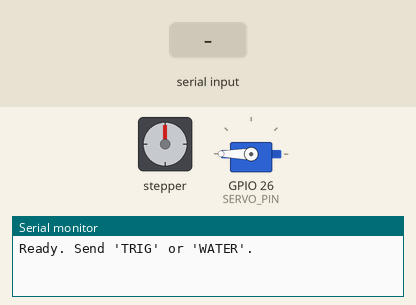
This sketch was run on a simulated ESP32. Shown: stepper motor, servo, the last lines printed to the serial monitor. Wiring (inferred from the names in the program): stepper motor (2048 steps per turn assumed): coils GPIO 19, GPIO 18, GPIO 5, GPIO 17. Inputs (shaded band) come from the test bench.

Above: at 1.2 s.
1.3 s: "TRIG\n" received over Serial
At 3.8 s:
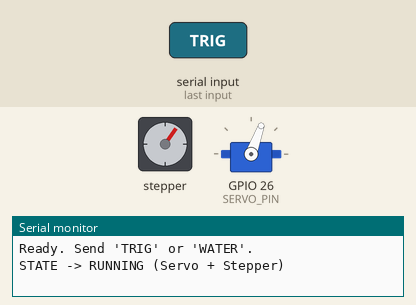
4.3 s: "DONE\n" received over Serial
At 7.0 s:
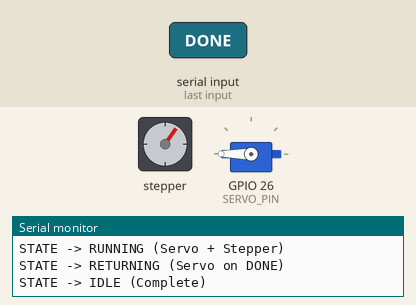
7.3 s: "TRIG\n" received over Serial
At 9.5 s:
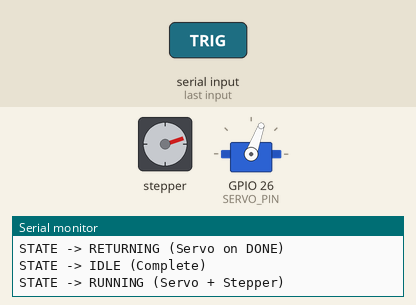
10.3 s: "DONE\n" received over Serial
At 13.1 s:
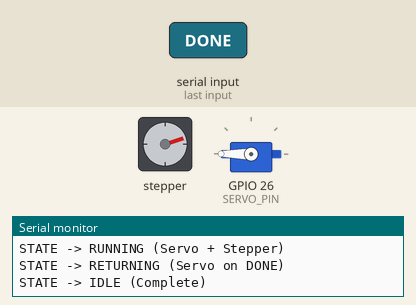
Timing chart, 0 to 14.3 s (numbered marks = the images above; inputs shaded):
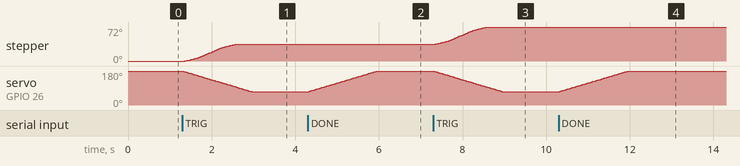

Measured:
- after the input at 1.3 s, stepper: turns 36° clockwise in 1.3 s, starting after 0.06 s; servo on GPIO 26 (SERVO_PIN): moves from 180° to 70° over 1.7 s, starting at once
- after the input at 4.3 s, servo on GPIO 26 (SERVO_PIN): moves from 70° to 180° over 1.7 s, starting at once
- after the input at 7.3 s, stepper: turns 36° clockwise in 1.2 s, starting after 0.06 s; servo on GPIO 26 (SERVO_PIN): moves from 180° to 70° over 1.7 s, starting at once
- after the input at 10.3 s, servo on GPIO 26 (SERVO_PIN): moves from 70° to 180° over 1.7 s, starting at once

The sketch:

stepper_bridge.ino
```cpp
#include <Arduino.h>
#include <ESP32Servo.h>

// ===== 서보 설정 =====
const int SERVO_PIN = 26;             // 서보 제어 핀
const int SERVO_OPEN_ANGLE = 70;     // 열릴 때 각도
const int SERVO_CLOSE_ANGLE = 180;    // 닫힌 각도
const int SERVO_STEP_DELAY = 15;      // 서보 부드럽게 이동 딜레이 (ms)

// ===== 스텝모터 설정 =====
const int B_MOTOR_PINS[4] = {19, 18, 5, 17};
constexpr float B_ROTATION_ANGLE = 36.0f;     // 회전 각도
constexpr int STEPS_PER_REVOLUTION = 4096;    // 28BYJ-48 기준
constexpr float STEPS_PER_DEGREE = STEPS_PER_REVOLUTION / 360.0f;
const int B_MOTOR_US_START = 5000, B_MOTOR_US_END = 2000;

// ===== DC 모터 핀 =====
const int DC_EN  = 13;
const int DC_IN1 = 12;
const int DC_IN2 = 14;

// ===== DC 모터 설정 =====
const int DC_POWER_PERCENT   = 50;    // 속도 (0~100%)
const int DC_RUN_DURATION_MS = 1000;  // 동작 시간
const int DC_PWM_CHANNEL     = 6;     // PWM 채널 (0~15)
const int DC_PWM_FREQ        = 5000;  // PWM 주파수 5kHz
const int DC_PWM_RES         = 8;     // 해상도 8비트 (0~255)

// ===== 서보 객체 =====
Servo servoA;
int currentAngle = SERVO_CLOSE_ANGLE;
int targetAngle = SERVO_CLOSE_ANGLE;
unsigned long lastServoUpdate = 0;

// ===== 스텝 모터 제어 클래스 =====
enum StepMode { HALF_STEP, FULL_STEP_2PHASE };

class RampedStepper {
private:
    const int* _pins;
    int _phase = 0;
    long _steps_total = 0;
    long _steps_done = 0;
    int _direction = 0;
    int _us_start, _us_end;
    uint32_t _last_step_us = 0;
    StepMode _mode = HALF_STEP;

    const uint8_t HALF_STEP_SEQ[8][4] = {
        {1,0,0,0}, {1,1,0,0}, {0,1,0,0}, {0,1,1,0},
        {0,0,1,0}, {0,0,1,1}, {0,0,0,1}, {1,0,0,1}
    };
    const uint8_t FULL2_SEQ[4][4] = {
        {1,1,0,0}, {0,1,1,0}, {0,0,1,1}, {1,0,0,1}
    };

    void applyPhase() {
        if (_mode == HALF_STEP) {
            _phase &= 7;
            for (int i=0; i<4; ++i) digitalWrite(_pins[i], HALF_STEP_SEQ[_phase][i]);
        } else {
            _phase &= 3;
            for (int i=0; i<4; ++i) digitalWrite(_pins[i], FULL2_SEQ[_phase][i]);
        }
    }

    int calculateDelay() {
        if (_steps_total <= 1) return _us_end;
        float progress = (float)_steps_done / (float)(_steps_total - 1);
        float k;
        if (progress < 0.3f) k = progress / 0.3f;
        else if (progress > 0.7f) k = (1.0f - (progress - 0.7f) / 0.3f);
        else k = 1.0f;
        int us = (int)lroundf(_us_start - k * (_us_start - _us_end));
        return (us < _us_end) ? _us_end : us;
    }

public:
    RampedStepper(const int pins[4], int us_start, int us_end)
        : _pins(pins), _us_start(us_start), _us_end(us_end) {}

    void begin() { for (int i=0; i<4; ++i) pinMode(_pins[i], OUTPUT); }
    void setStepMode(StepMode mode) { _mode = mode; }
    void move(long steps) {
        _steps_total = abs(steps);
        _steps_done = 0;
        _direction = (steps > 0) ? 1 : -1;
    }

    bool update() {
        if (!isRunning()) return false;
        if (micros() - _last_step_us >= calculateDelay()) {
            _last_step_us = micros();
            int phase_max = (_mode == HALF_STEP) ? 7 : 3;
            _phase += _direction;
            if (_phase < 0) _phase = phase_max;
            if (_phase > phase_max) _phase = 0;
            applyPhase();
            _steps_done++;
        }
        return true;
    }

    void release() { for (int i=0; i<4; ++i) digitalWrite(_pins[i], LOW); }
    bool isRunning() { return _steps_done < _steps_total; }
};

// ===== 전역 객체 =====
RampedStepper motorB(B_MOTOR_PINS, B_MOTOR_US_START, B_MOTOR_US_END);

enum State { STATE_IDLE, STATE_RUNNING, STATE_WAITING };
State currentState = STATE_IDLE;
unsigned long stateStartTime = 0;

// ===== DC 모터 상태 =====
bool dcRunning = false;
unsigned long dcStartMs = 0;
int dcDurationMs = 0;

// ===== 논블로킹 서보 업데이트 =====
void setServoTarget(int angle) {
  targetAngle = angle;
}

void updateServo() {
  if (currentAngle == targetAngle) return;
  if (millis() - lastServoUpdate >= SERVO_STEP_DELAY) {
    lastServoUpdate = millis();
    if (currentAngle < targetAngle) currentAngle++;
    else if (currentAngle > targetAngle) currentAngle--;
    servoA.write(currentAngle);
  }
}

// ===== TRIG 동작 (서보 + 스텝모터 동시에) =====
void startTriggerAction() {
  if (currentState != STATE_IDLE) return;

  Serial.println("STATE -> RUNNING (Servo + Stepper)");

  // 서보 목표 각도 설정
  setServoTarget(SERVO_OPEN_ANGLE);

  // 스텝모터 회전 시작
  const int b_steps = lroundf(B_ROTATION_ANGLE * STEPS_PER_DEGREE);
  motorB.move(b_steps);

  stateStartTime = millis();
  currentState = STATE_RUNNING;
}

// ===== DC 모터 제어 =====
void startDCMotor(int powerPercent, int durationMs) {
  int pwmVal = map(powerPercent, 0, 100, 0, 255);
  digitalWrite(DC_IN1, HIGH);
  digitalWrite(DC_IN2, LOW);
  ledcWrite(DC_PWM_CHANNEL, pwmVal);

  dcStartMs = millis();
  dcDurationMs = durationMs;
  dcRunning = true;
  Serial.println("DC motor started");
}

void updateDCMotor() {
  if (dcRunning && (millis() - dcStartMs >= dcDurationMs)) {
    ledcWrite(DC_PWM_CHANNEL, 0); // 정지
    dcRunning = false;
    Serial.println("DC motor stopped");
  }
}

// ===== 시리얼 명령 처리 =====
// ===== 시리얼 명령 처리 =====
void handleSerial() {
  if (Serial.available()) {
    String line = Serial.readStringUntil('\n');
    line.trim();

    if (line.equalsIgnoreCase("TRIG") && currentState == STATE_IDLE) {
      startTriggerAction();
    }
    else if (line.equalsIgnoreCase("WATER")) {
      startDCMotor(DC_POWER_PERCENT, DC_RUN_DURATION_MS);
    }
    else if (line.equalsIgnoreCase("DONE") && currentState == STATE_RUNNING) {
      Serial.println("STATE -> RETURNING (Servo on DONE)");
      setServoTarget(SERVO_CLOSE_ANGLE);   // 닫기
      currentState = STATE_WAITING;
    }
  }
}

// ===== 상태 머신 =====
void updateStateMachine() {
  switch (currentState) {
    case STATE_IDLE:
      break;

    case STATE_RUNNING: {
      motorB.update();
      updateServo();
      break;
    }

    case STATE_WAITING: {
      motorB.update();
      updateServo();
      if (currentAngle == SERVO_CLOSE_ANGLE && !motorB.isRunning()) {
        motorB.release();
        currentState = STATE_IDLE;
        Serial.println("STATE -> IDLE (Complete)");
      }
      break;
    }
  }
}

// ===== 표준 함수 =====
void setup() {
  Serial.begin(115200);

  // 서보 초기화
  servoA.attach(SERVO_PIN, 1000, 2000);
  servoA.write(SERVO_CLOSE_ANGLE);
  currentAngle = SERVO_CLOSE_ANGLE;

  // 스텝모터 초기화
  motorB.begin();

  // DC모터 초기화
  pinMode(DC_IN1, OUTPUT);
  pinMode(DC_IN2, OUTPUT);
  ledcAttachPin(DC_EN, DC_PWM_CHANNEL);
  ledcSetup(DC_PWM_CHANNEL, DC_PWM_FREQ, DC_PWM_RES);
  ledcWrite(DC_PWM_CHANNEL, 0);

  Serial.println("Ready. Send 'TRIG' or 'WATER'.");
}

void loop() {
  handleSerial();
  updateStateMachine();
  updateDCMotor();
}
```
